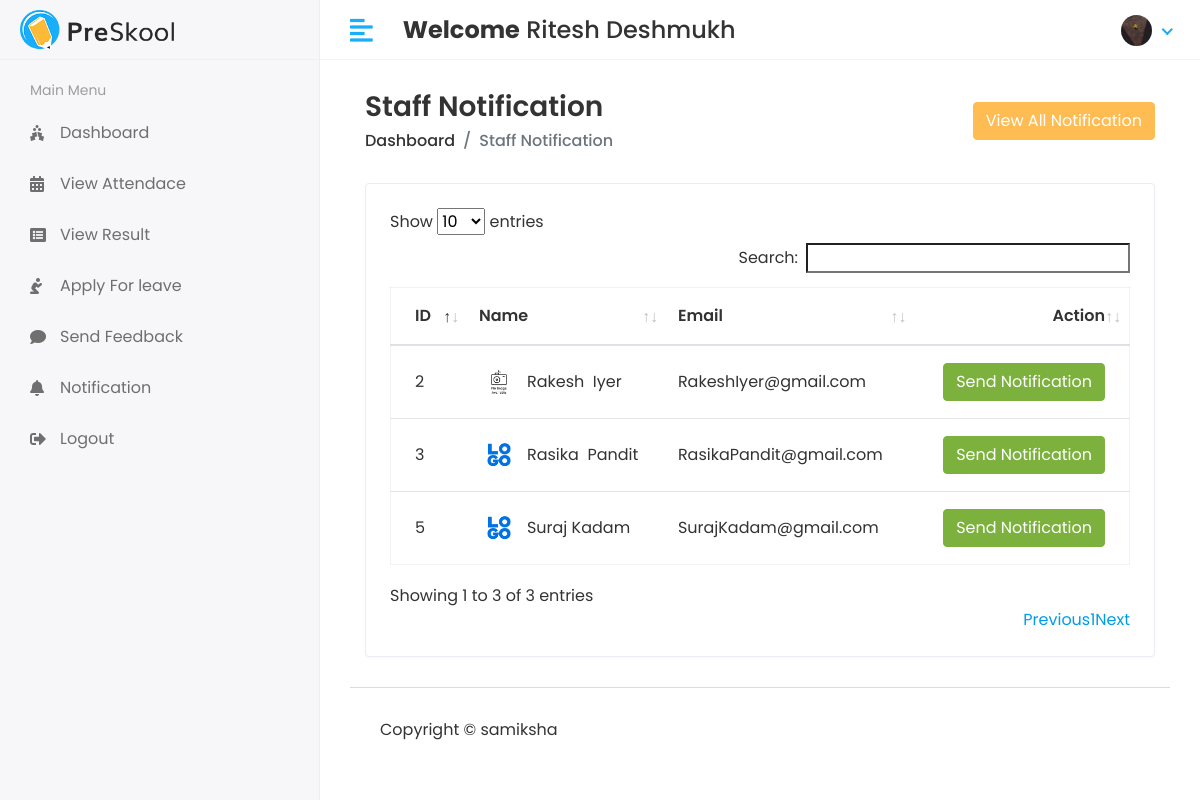
Screenshot of /Hod/Staff/Send_Notification (signed in) with the database file from the repository.
### app/models.py (models this page shows, shortened)
class CustomUser(AbstractUser):
    USER = [
        (1, 'HOD'),
        (2, 'STAFF'),
        (3, 'STUDENT'),
    ]
    user_type = models.CharField(choices=USER, max_length=50, default=1)
    profile_pic = models.ImageField(upload_to='media/profile_pic')

class Staff(models.Model):
    admin = models.OneToOneField(CustomUser,on_delete=models.CASCADE)
    address = models.TextField()
    gender = models.CharField(max_length=100)
    created_at = models.DateTimeField(auto_now_add=True)
    updated_at = models.DateTimeField(auto_now=True)

### student_management_system/Hod_Views.py (the view)
# urls.py: path("Hod/Staff/Send_Notification",Hod_Views.STAFF_SEND_NOTIFICATION,name='staff_send_notification'),
@login_required(login_url='/')
def STAFF_SEND_NOTIFICATION(request):
    staff = Staff.objects.all()
    see_notification = Staff_Notification.objects.all().order_by('-id')[0:5]
    context = {
        'staff':staff,
        'see_notification':see_notification
    }
    return render(request,'Hod/staff_notification.html',context)

### templates/Hod/staff_notification.html (shortened to what this page needs)
{% extends 'base.html' %}
{% block content %}
<div class="content container-fluid">
               <div class="page-header">
                  <div class="row align-items-center">
                     <div class="col">
                        <h3 class="page-title">Staff Notification</h3>
                        <ul class="breadcrumb">
                           <li class="breadcrumb-item"><a href="index.html">Dashboard</a></li>
                           <li class="breadcrumb-item active">Staff Notification</li>
                        </ul>
                     </div>
                     <div class="col-auto text-right float-right ml-auto">
                        <button type="button" class="btn btn-primary" data-toggle="modal" data-target="#exampleModalCenter">
                        View All Notification
                        </button>
                     </div>
                  </div>
               </div>
               <div class="row">
                  <div class="col-sm-12">
                     <div class="card card-table">
                        <div class="card-body">
                           <div class="table-responsive">
                              <table id="table_id" class="table table-hover table-center mb-0 ">
                                 <thead>
                                    <tr>
                                       <th>ID</th>
                                       <th>Name</th>
                                       <th>Email</th>
                                       <th class="text-right">Action</th>
                                    </tr>
                                 </thead>
                                 <tbody>
                                 {% for i in staff %}
                                    <tr>
                                       <td>{{i.id}}</td>
                                       <td>
                                          <h2 class="table-avatar">
                                             <a href="student-details.html" class="avatar avatar-sm mr-2"><img class="avatar-img rounded-circle" src="/{{i.admin.profile_pic}}" alt="User Image"></a>
                                             <a href="student-details.html">{{i.admin.first_name}}&nbsp;{{i.admin.last_name}}</a>
                                          </h2>
                                       </td>
                                       <td>{{i.admin.email}}</td>
                                       <td class="text-right">
                                        <button type="button" class="btn btn-success" data-toggle="modal" data-target="#sendnotification-{{forloop.counter}}">
                                         Send Notification
                                        </button>
                                       </td>
                                    </tr>
                                 {% endfor %}
                                 </tbody>
                              </table>
                           </div>
                        </div>
                     </div>
                  </div>
               </div>
</div>
{% endblock %}

### templates/includes/header.html (shortened to what this page needs)
{% load static %}
<div class="header">
            <div class="header-left">
               <a href="index.html" class="logo">
               <img src="{% static 'assets/img/logo.png' %}" alt="Logo">
               </a>
            </div>
            <a href="javascript:void(0);" id="toggle_btn">
            <i class="fas fa-align-left"></i>
            </a>
            <div class="top-nav-search mt-3">
               <h4><strong>Welcome</strong>&nbsp;<span>{{user.first_name}} {{user.last_name }}</span></h4>
            </div>
            <ul class="nav user-menu">
               <li class="nav-item dropdown has-arrow">
                  <a href="#" class="dropdown-toggle nav-link" data-toggle="dropdown">
                  {% if user.profile_pic == "" %}
                     <span class="user-img"><img class="rounded-circle" src="{% static 'assets/img/No_image.jpg'%}" width="31" alt="{{user.first_name}}&nbsp;{{user.last_name}}"></span>
                  {% else %}
                  <span class="user-img"><img class="rounded-circle" src="/{{ user.profile_pic }}" width="31" alt="{{user.first_name}}&nbsp;{{user.last_name}}"></span>
                  {% endif %}
                  </a>
               </li>
            </ul>
         </div>

### static/assets/css/style.css (style rules this page uses)
html { height: 100%; }
body { background-color: #fff; color: #333; font-family: 'Poppins', sans-serif; font-size: 1rem; height: 100%; line-height: 1.5; overflow-x: hidden; }
h1, h2, h3, h4, h5, h6 { font-family: 'Poppins', sans-serif; margin-top: 0; }
a { color: #009ce7; }
input, button, a { transition: all 0.4s ease; -moz-transition: all 0.4s ease; -o-transition: all 0.4s ease; -ms-transition: all 0.4s ease; -webkit-transition: all 0.4s ease; }
input, input:focus, button, button:focus { outline: none; }
ul, ol { padding: 0px; list-style: none; }
.table { color: #333; max-width: 100%; margin-bottom: 0; width: 100%; }
.table.dataTable { border-collapse: collapse !important; border: 1px solid rgba(0, 0, 0, 0.05); }
table.table td h2 { display: inline-block; font-size: inherit; font-weight: 400; margin: 0; padding: 0; vertical-align: middle; }
table.table td h2.table-avatar { align-items: center; display: inline-flex; font-size: inherit; font-weight: 400; margin: 0; padding: 0; vertical-align: middle; white-space: nowrap; }
table.table td h2 a { color: #333; }
.table thead tr th { font-weight: 600; }
.table tbody tr { border-bottom: 1px solid rgba(0, 0, 0, 0.05); }
.table.table-center td, .table.table-center th { vertical-align: middle; }
.card-table .card-body .table > thead > tr > th { border-top: 0; }
.card-table .card-body .table tr td:first-child, .card-table .card-body .table tr th:first-child { padding-left: 1.5rem; }
.card-table .card-body .table tr td:last-child, .card-table .card-body .table tr th:last-child { padding-right: 1.5rem; }
.card-table .table td, .card-table .table th { border-top: 1px solid #e2e5e8; padding: 1rem 0.75rem; white-space: nowrap; }
.btn-primary { background-color: #FFBC53; border: 1px solid #FFBC53; }
.btn-success { background-color: #7bb13c; border: 1px solid #7bb13c }
.card { border: 1px solid #ececf5; box-shadow: 0 1px 3px 0 rgba(0, 0, 0, 0.03); margin-bottom: 1.875rem; }
.card-body { padding: 1.5rem; }
.avatar { position: relative; display: inline-block; width: 3rem; height: 3rem }
.avatar > img { width: 100%; height: 100%; -o-object-fit: cover; object-fit: cover; }
.avatar-sm { width: 2.5rem; height: 2.5rem; }
.header { background-color: #fff; border-bottom: 1px solid #f3f3f4; left: 0; position: fixed; right: 0; top: 0; z-index: 1001; height: 60px; }
.header .header-left { float: left; height: 60px; padding: 0 20px; position: relative; width: 320px; z-index: 1; transition: all 0.2s ease-in-out; background-color: #f7f7fa; border-bottom: 1px solid #efefef; border-right: 1px solid #ececf5; display: flex; align-items: center; }
.header .header-left .logo { display: inline-block; line-height: 60px; }
.header .header-left .logo img { max-height: 40px; width: auto; }
.header .dropdown-toggle:after { display: none; }
.header .has-arrow .dropdown-toggle:after { border-top: 0; border-left: 0; border-bottom: 2px solid #18aefa; border-right: 2px solid #18aefa; content: ''; height: 8px; display: inline-block; pointer-events: none; -webkit-transform-origin: 66% 66%; -ms-transform-origin: 66% 66%; transform-origin: 66% 66%; -webkit-transform: rotate(45deg); -ms-transform: rotate(45deg); transform: rotate(45deg); -webkit-transition: all 0.15s ease-in-out; transition: all 0.15s ease-in-out; width: 8px; vertical-align: 0px; }
.user-menu { float: right; margin: 0; position: relative; z-index: 99; padding-right: 15px; }
.user-menu.nav > li > a { color: #a0a0a0; font-size: 14px; line-height: 58px; padding: 0 15px; height: 60px; }
.user-img { margin-right: 3px; position: relative; }
.top-nav-search { float: left; margin-left: 15px; }
.page-header { margin-bottom: 1.875rem; }
.page-header .breadcrumb { background-color: transparent; color: #6c757d; font-size: 1rem; font-weight: 500; margin-bottom: 0; padding: 0; }
.page-header .breadcrumb a { color: #333; }
.page-title { font-size: 28px; font-weight: 600; color: #333; margin-bottom: 5px; }
@media (min-width: 992px) { #toggle_btn { align-items: center; color: #18aefa; display: inline-flex; float: left; font-size: 26px; height: 60px; justify-content: center; margin-left: 15px; padding: 0 15px; } }

### rows the page displays
CustomUser: first_name "Ritesh", last_name "Deshmukh", profile_pic (picture)
Staff: id "2", admin.profile_pic (placeholder picture), admin.first_name "Rakesh", admin.last_name "Iyer", admin.email "RakeshIyer@gmail.com"
Staff: id "3", admin.profile_pic (picture), admin.first_name "Rasika", admin.last_name "Pandit", admin.email "RasikaPandit@gmail.com"
Staff: id "5", admin.profile_pic (picture), admin.first_name "Suraj", admin.last_name "Kadam", admin.email "SurajKadam@gmail.com"
